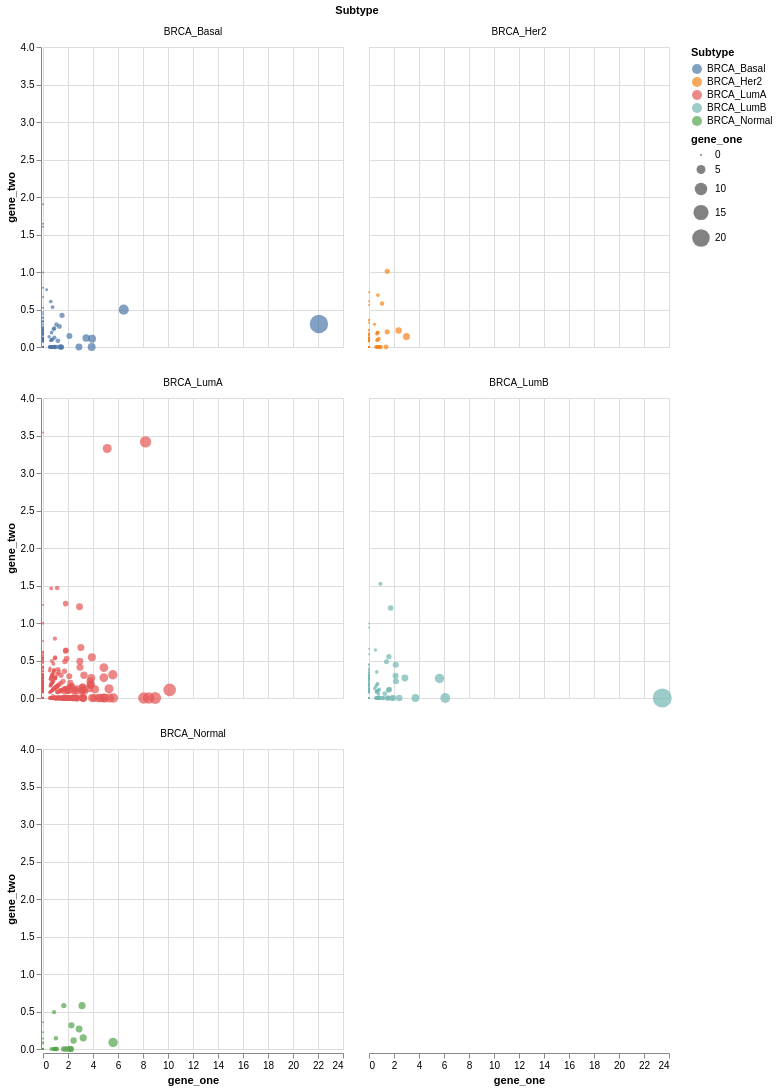

Source (notebook cell):
### Markdown cell above
## Gene Expression Scatter (two example genes)

### Code cell
to_plot = df[["Subtype", "ENSG00000242268.2", "ENSG00000270112.3"]]
to_plot.columns = ['Subtype', 'gene_one', 'gene_two']

alt.Chart(to_plot).mark_circle().encode(
    alt.X("gene_one", scale=alt.Scale(zero=False)),
    alt.Y("gene_two", scale=alt.Scale(zero=False)),
    color="Subtype",
    size="gene_one"
).facet(
    facet="Subtype",
    columns=2
)

### Figure 1 — Vega-Lite specification as saved in the notebook (floating-point values rounded to 4 significant figures; data arrays with more than 128 entries replaced by an {"elided": "..."} marker saying what was removed)
{"config": {"view": {"continuousWidth": 300, "continuousHeight": 300}}, "data": {"name": "data-a29470af8a4b9626b5db6b30c3117092"}, "facet": {"field": "Subtype", "type": "nominal"}, "spec": {"mark": {"type": "circle"}, "encoding": {"color": {"field": "Subtype", "type": "nominal"}, "size": {"field": "gene_one", "type": "quantitative"}, "x": {"field": "gene_one", "scale": {"zero": false}, "type": "quantitative"}, "y": {"field": "gene_two", "scale": {"zero": false}, "type": "quantitative"}}}, "columns": 2, "$schema": "https://vega.github.io/schema/vega-lite/v6.1.0.json", "datasets": {"data-a29470af8a4b9626b5db6b30c3117092": {"elided": "962 records"}}}
